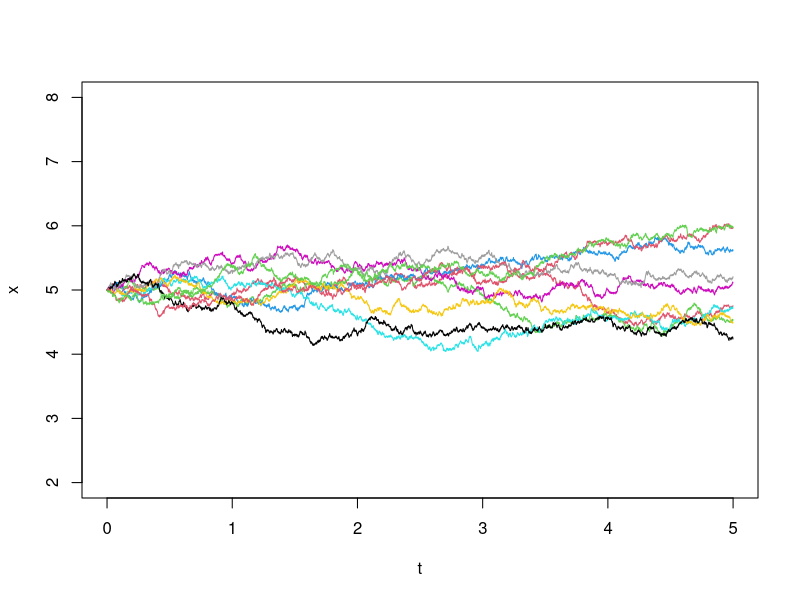

Write R code to recreate this figure.
library(stats)
x<-vector("numeric")
t<-vector("numeric")
pal<- palette()
t[1]=0
sec2<-vector("numeric") #for storing BM values at 2nd sec
sec5<-vector("numeric") #for storing BM values at 5th sec
for(i in 1:4999)
{
	t[i+1]=t[i]+0.001
}

mu<-0.06
sigma<-0.3

for(i in 1:10)
{
	z<-rnorm(5000, mean=0, sd=1)
	x[1]=5
	for (j in 1:4999)
	{
		x[j+1]=x[j]+(z[j+1]*sqrt(0.001)*sigma)+(mu*0.001)
		
		if(j==2000)
		{
			sec2[i]=x[2000]
		}
		if(j==4999)
		{
			sec5[i]=x[5000]
		}

	}
	if(i==1)
	{
		plot(t,x,type="l", col=pal[i %% 8 +1],ylim=c(2,8))
	}
	else
	{
		lines(t,x, col=pal[i %% 8 +1],ylim=c(2,8))
	}
}
cat("E[W(2)] = ",mean(sec2),"\n")
cat("E[W(5)] = ",mean(sec5),"\n")
